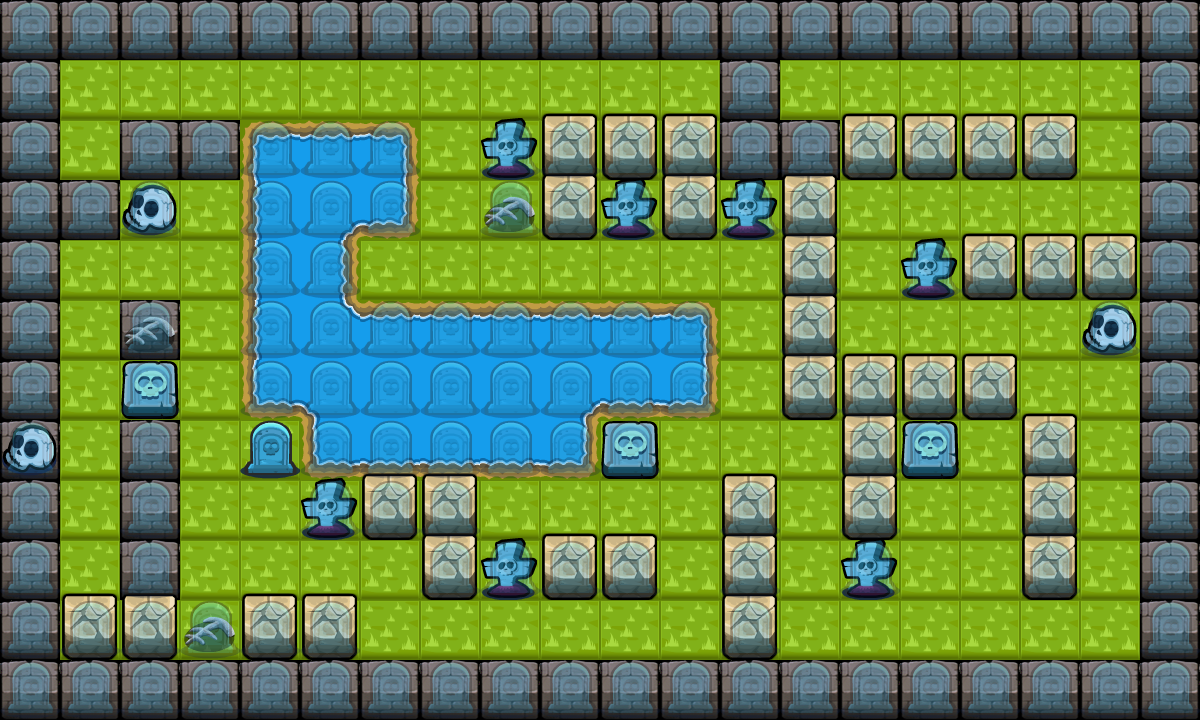

Rendered tile map (Tiled .tmx) drawn with the repository's tilesets; below, a short description and the map source with its tile grids summarised:
An orthogonal 20x12 tile map with 60x60 px tiles, 4 tile layers (background_layer, build1_layer, build2_layer, collision_layer), 2 tilesets.

<map version="1.0" orientation="orthogonal" width="20" height="12" tilewidth="60" tileheight="60">
 <tileset firstgid="1" name="map" tilewidth="60" tileheight="60">
  <image source="map.png" width="480" height="360" />
  <tile id="44">
   <properties>
    <property name="isColide" value="true" />
   </properties>
  </tile>
 </tileset>
 <tileset firstgid="49" name="res_map_0_3" tilewidth="58" tileheight="67">
  <image source="res_map_0_3.png" width="58" height="201" />
 </tileset>
 <layer name="background_layer" width="20" height="12">
  <data>[240 cells, 240 non-empty, 13 distinct tile ids]</data>
 </layer>
 <layer name="build1_layer" width="20" height="12">
  <data>[240 cells, 14 non-empty, 6 distinct tile ids]</data>
 </layer>
 <layer name="build2_layer" width="20" height="12">
  <data>[240 cells, 46 non-empty, 3 distinct tile ids]</data>
 </layer>
 <layer name="collision_layer" width="20" height="12" opacity="0.36">
  <data>[240 cells, 150 non-empty, 1 distinct tile ids]</data>
 </layer>
</map>